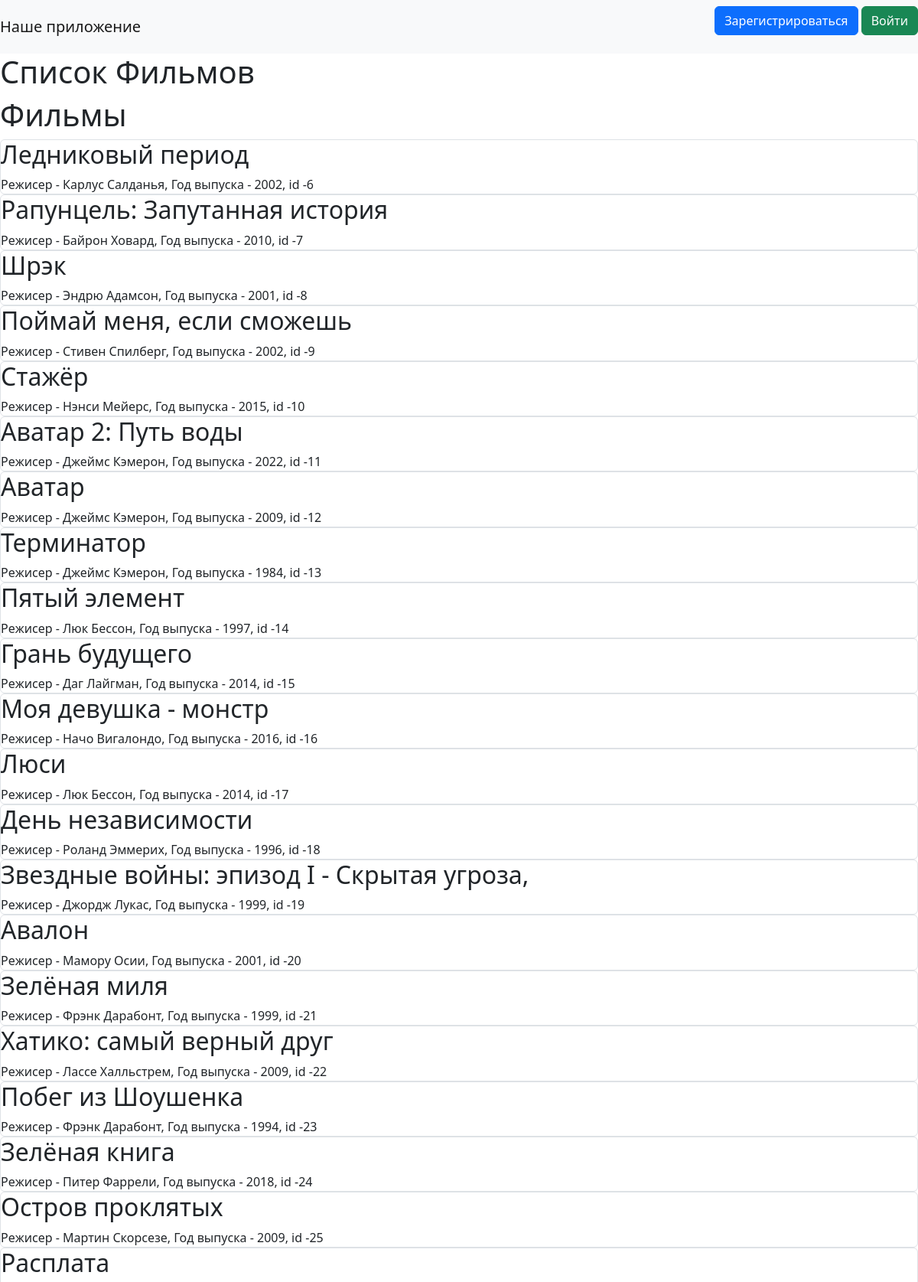
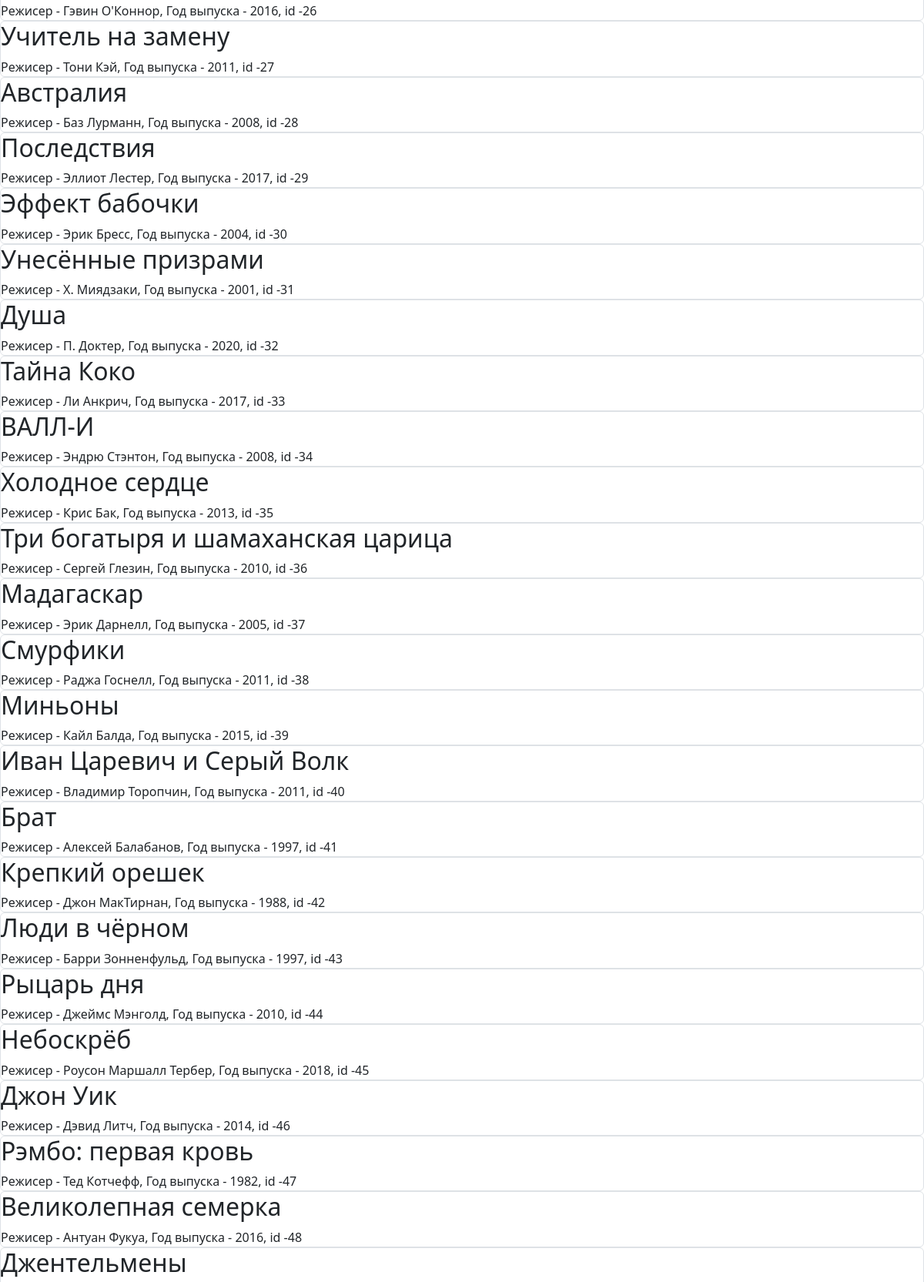
The page / (upper part) on the database its author committed (2 pictures, top to bottom).
### data/films.py (models this page shows, shortened)
class Films(SqlAlchemyBase, SerializerMixin):
    __tablename__ = 'films'
    id = sqlalchemy.Column(sqlalchemy.Integer, primary_key=True, autoincrement=True)
    name = sqlalchemy.Column(sqlalchemy.String, nullable=True)
    genre = sqlalchemy.Column(sqlalchemy.String, nullable=True)
    year = sqlalchemy.Column(sqlalchemy.Integer, nullable=True)
    director = sqlalchemy.Column(sqlalchemy.String, nullable=True)
    rating = sqlalchemy.Column(sqlalchemy.Integer, nullable=True)
    logo = sqlalchemy.Column(sqlalchemy.String)
    user_id = sqlalchemy.Column(sqlalchemy.Integer,
                                sqlalchemy.ForeignKey("users.id"))
    user = orm.relationship('User')

### main.py (the view)
@app.route('/')
def index():
    db_sess = db_session.create_session()
    films = db_sess.query(Films)
    return render_template("index.html", films=films)

### data/db_session.py (called while the page is built)
def create_session() -> Session:
    global __factory
    return __factory()

### templates/index.html (shortened to what this page needs)
{% extends "base.html" %}
{% block content %}
<h1>Фильмы</h1>
{% for item in films%}
<div class="col-md6 border rounded">
    <h2>{{item.name}}</h2>
    <div>
        Режисер - {{item.director}}, Год выпуска  - {{item.year}}, id -{{ item.id }}
    </div>
</div>
{% endfor %}
{% endblock %}

### rows shown on the page
Films: name "Ледниковый период", director "Карлус Салданья", year "2002", id "6"
Films: name "Рапунцель: Запутанная история", director "Байрон Ховард", year "2010", id "7"
Films: name "Шрэк", director "Эндрю Адамсон", year "2001", id "8"
Films: name "Поймай меня, если сможешь", director "Стивен Спилберг", year "2002", id "9"
Films: name "Стажёр", director "Нэнси Мейерс", year "2015", id "10"
Films: name "Аватар 2: Путь воды", director "Джеймс Кэмерон", year "2022", id "11"
Films: name "Аватар", director "Джеймс Кэмерон", year "2009", id "12"
Films: name "Терминатор", director "Джеймс Кэмерон", year "1984", id "13"
Films: name "Пятый элемент", director "Люк Бессон", year "1997", id "14"
Films: name "Грань будущего", director "Даг Лайгман", year "2014", id "15"
Films: name "Моя девушка - монстр", director "Начо Вигалондо", year "2016", id "16"
Films: name "Люси", director "Люк Бессон", year "2014", id "17"
Films: name "День независимости", director "Роланд Эммерих", year "1996", id "18"
Films: name "Звездные войны: эпизод I - Скрытая угроза,", director "Джордж Лукас", year "1999", id "19"
Films: name "Авалон", director "Мамору Осии", year "2001", id "20"
Films: name "Зелёная миля", director "Фрэнк Дарабонт", year "1999", id "21"
Films: name "Хатико: самый верный друг", director "Лассе Халльстрем", year "2009", id "22"
Films: name "Побег из Шоушенка", director "Фрэнк Дарабонт", year "1994", id "23"
Films: name "Зелёная книга", director "Питер Фаррели", year "2018", id "24"
Films: name "Остров проклятых", director "Мартин Скорсезе", year "2009", id "25"
Films: name "Расплата", director "Гэвин О'Коннор", year "2016", id "26"
Films: name "Учитель на замену", director "Тони Кэй", year "2011", id "27"
Films: name "Австралия", director "Баз Лурманн", year "2008", id "28"
Films: name "Последствия", director "Эллиот Лестер", year "2017", id "29"
Films: name "Эффект бабочки", director "Эрик Бресс", year "2004", id "30"
Films: name "Унесённые призрами", director "Х. Миядзаки", year "2001", id "31"
Films: name "Душа", director "П. Доктер", year "2020", id "32"
Films: name "Тайна Коко", director "Ли Анкрич", year "2017", id "33"
Films: name "ВАЛЛ-И", director "Эндрю Стэнтон", year "2008", id "34"
Films: name "Холодное сердце", director "Крис Бак", year "2013", id "35"
Films: name "Три богатыря и шамаханская царица", director "Сергей Глезин", year "2010", id "36"
Films: name "Мадагаскар", director "Эрик Дарнелл", year "2005", id "37"
Films: name "Смурфики", director "Раджа Госнелл", year "2011", id "38"
Films: name "Миньоны", director "Кайл Балда", year "2015", id "39"
Films: name "Иван Царевич и Серый Волк", director "Владимир Торопчин", year "2011", id "40"
Films: name "Брат", director "Алексей Балабанов", year "1997", id "41"
Films: name "Крепкий орешек", director "Джон МакТирнан", year "1988", id "42"
Films: name "Люди в чёрном", director "Барри Зонненфульд", year "1997", id "43"
Films: name "Рыцарь дня", director "Джеймс Мэнголд", year "2010", id "44"
Films: name "Небоскрёб", director "Роусон Маршалл Тербер", year "2018", id "45"
Films: name "Джон Уик", director "Дэвид Литч", year "2014", id "46"
Films: name "Рэмбо: первая кровь", director "Тед Котчефф", year "1982", id "47"
Films: name "Великолепная семерка", director "Антуан Фукуа", year "2016", id "48"
Films: name "Джентельмены"
